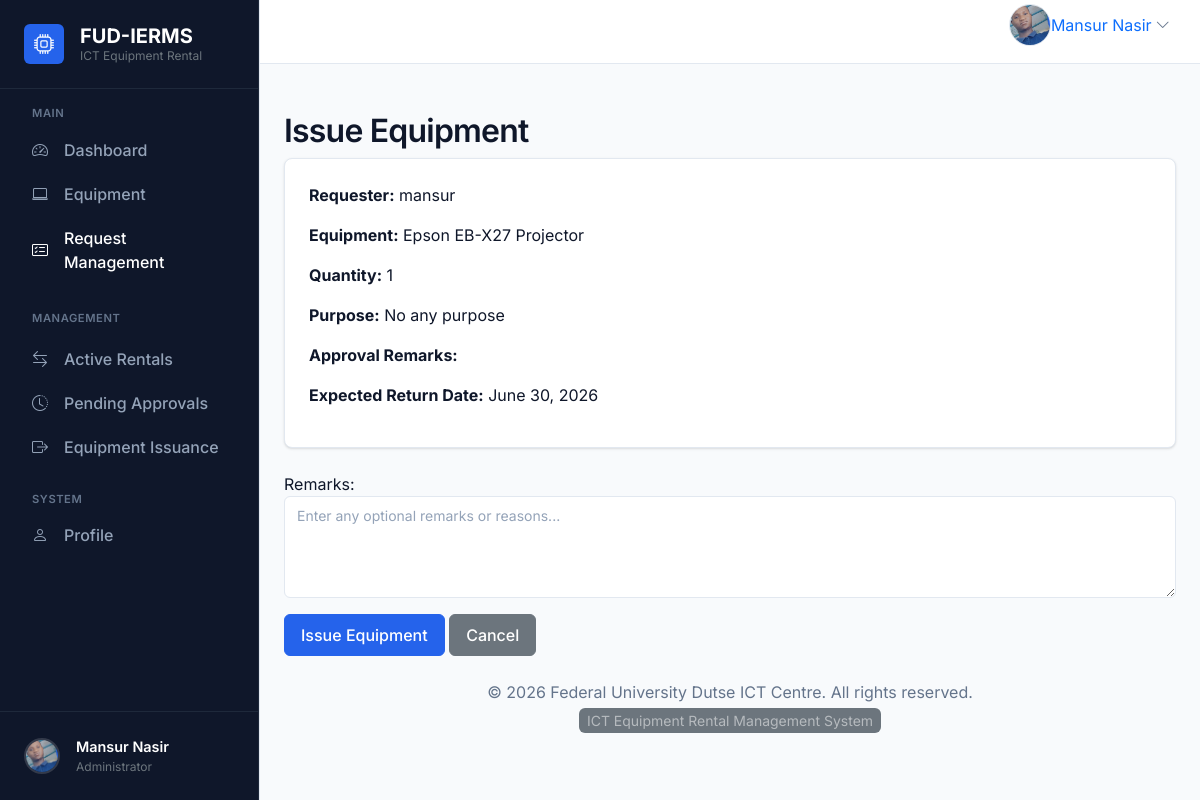
Screenshot of /rentals/11/issue/ (signed in) with the database file from the repository.
### accounts/models.py (models this page shows, shortened)
class User(AbstractUser):
    objects = CustomUserManager()
    class Role(models.TextChoices):
        ADMIN = "ADMIN", "Admin"
        STUDENT = "STUDENT", "Student"
        STAFF = "STAFF", "Staff"
    role = models.CharField(
        max_length=20,
        choices=Role.choices,
        default=Role.STUDENT,
        db_index=True,
    )
    phone = models.CharField(max_length=20, blank=True, db_index=True)
    faculty = models.CharField(max_length=255, blank=True, db_index=True)
    department = models.CharField(max_length=255, blank=True, db_index=True)
    profile_image = models.ImageField(
        upload_to="profile_images/",
        blank=True,
        null=True,
    )
    created_at = models.DateTimeField(auto_now_add=True)
    updated_at = models.DateTimeField(auto_now=True)
    def __str__(self) -> str:
        return self.get_username()
    class Meta:
        verbose_name = "User"
        verbose_name_plural = "Users"
        ordering = ["-created_at"]
        indexes = [
            models.Index(fields=["role"]),
            models.Index(fields=["phone"]),
            models.Index(fields=["faculty"]),
            models.Index(fields=["department"]),
        ]

### rentals/models.py (models this page shows, shortened)
class RentalRequest(models.Model):
    class Status(models.TextChoices):
        PENDING = "PENDING", "Pending"
        APPROVED = "APPROVED", "Approved"
        REJECTED = "REJECTED", "Rejected"
    requester = models.ForeignKey(
        settings.AUTH_USER_MODEL,
        on_delete=models.CASCADE,
        related_name="rental_requests",
    )
    equipment = models.ForeignKey(
        Equipment,
        on_delete=models.CASCADE,
        related_name="rental_requests",
    )
    quantity = models.PositiveIntegerField(default=1)
    purpose = models.TextField()
    request_date = models.DateField()
    expected_return_date = models.DateField()
    status = models.CharField(
        max_length=20,
        choices=Status.choices,
        default=Status.PENDING,
        db_index=True,
    )
    remarks = models.TextField(blank=True)
    approved_date = models.DateField(null=True, blank=True, db_index=True)
    created_at = models.DateTimeField(auto_now_add=True)
    updated_at = models.DateTimeField(auto_now=True)
    class Meta:
        ordering = ["-created_at"]
        indexes = [
            models.Index(fields=["status"]),
            models.Index(fields=["requester"]),
            models.Index(fields=["equipment"]),
            models.Index(fields=["request_date"]),
        ]

### equipment/models.py (models this page shows, shortened)
class Equipment(models.Model):
    class Category(models.TextChoices):
        LAPTOP = "LAPTOP", "Laptop"
        PROJECTOR = "PROJECTOR", "Projector"
        PRINTER = "PRINTER", "Printer"
        SCANNER = "SCANNER", "Scanner"
        CAMERA = "CAMERA", "Camera"
        NETWORKING = "NETWORKING", "Networking Device"
    class Status(models.TextChoices):
        AVAILABLE = "AVAILABLE", "Available"
        UNAVAILABLE = "UNAVAILABLE", "Unavailable"
        MAINTENANCE = "MAINTENANCE", "Maintenance"
    class Condition(models.TextChoices):
        EXCELLENT = "EXCELLENT", "Excellent"
        GOOD = "GOOD", "Good"
        FAIR = "FAIR", "Fair"
        DAMAGED = "DAMAGED", "Damaged"
    name = models.CharField(max_length=255)
    category = models.CharField(
        max_length=50,
        choices=Category.choices,
        default=Category.LAPTOP,
        db_index=True,
    )
    description = models.TextField(blank=True)
    serial_number = models.CharField(max_length=100, unique=True)
    quantity = models.PositiveIntegerField(default=1)
    available_quantity = models.PositiveIntegerField(default=1)
    condition = models.CharField(
        max_length=50,
        choices=Condition.choices,
        default=Condition.EXCELLENT,
    )
    image = models.ImageField(
        upload_to="equipment_images/",
        blank=True,
        null=True,
    )
    status = models.CharField(
        max_length=50,
        choices=Status.choices,
        default=Status.AVAILABLE,
        db_index=True,
    )
    created_at = models.DateTimeField(auto_now_add=True)
    updated_at = models.DateTimeField(auto_now=True)
    class Meta:
        ordering = ["name"]
        indexes = [
            models.Index(fields=["category"]),
            models.Index(fields=["status"]),
        ]

### rentals/views.py (the view, shortened to what this page needs)
# urls.py: path("<int:pk>/issue/", views.IssueEquipmentView.as_view(), name="issue"),
class IssueEquipmentView(LoginRequiredMixin, AdminRequiredMixin, SingleObjectMixin, FormView):
    model = RentalRequest
    template_name = "rentals/issue_equipment.html"
    form_class = AdminRemarksForm
    context_object_name = "rental_request"
    def get(self, request, *args, **kwargs):
        self.object = self.get_object()
        return super().get(request, *args, **kwargs)

### templates/rentals/issue_equipment.html (shortened to what this page needs)
{% extends "base.html" %}
{% block content %}
<div class="container mt-4">
    <h2>Issue Equipment</h2>
    <div class="card mb-4">
        <div class="card-body">
            <p><strong>Requester:</strong> {{ rental_request.requester }}</p>
            <p><strong>Equipment:</strong> {{ rental_request.equipment.name }}</p>
            <p><strong>Quantity:</strong> {{ rental_request.quantity }}</p>
            <p><strong>Purpose:</strong> {{ rental_request.purpose }}</p>
            <p><strong>Approval Remarks:</strong> {{ rental_request.remarks }}</p>
            <p><strong>Expected Return Date:</strong> {{ rental_request.expected_return_date }}</p>
        </div>
    </div>
    <form method="post">
        {{ form.as_p }}
        <button type="submit" class="btn btn-primary">Issue Equipment</button>
        <a href="{% url 'rentals:pending_list' %}" class="btn btn-secondary">Cancel</a>
    </form>
</div>
{% endblock %}

### templates/base.html (shortened to what this page needs)
{% load static %}
<!doctype html>
<html lang="en">
  <head>
    <link
      href="https://cdn.jsdelivr.net/npm/bootstrap@5.3.3/dist/css/bootstrap.min.css"
      rel="stylesheet"
    />
    <link rel="stylesheet" href="https://cdn.jsdelivr.net/npm/bootstrap-icons@1.11.3/font/bootstrap-icons.min.css">
  </head>
  <body>
    <div class="app-shell">
      <aside class="app-sidebar collapse d-lg-block" id="sidebarCollapse">
        {% include "partials/sidebar.html" %}
      </aside>
      <div class="app-main">
        <header class="app-topbar">
          <div class="container-fluid px-3 px-lg-4">
            <div class="topbar-row d-flex align-items-center justify-content-between gap-3">
              <div class="d-flex align-items-center gap-3">
                {% if user.is_authenticated %}
                  <div class="dropdown profile-menu" data-bs-auto-close="true">
                    <a
                      class="profile-toggle d-flex align-items-center text-decoration-none rounded"
                      href="#"
                      id="profileDropdown"
                      role="button"
                      data-bs-toggle="dropdown"
                      aria-expanded="false"
                      aria-label="User menu"
                    >
                      {% if user.profile_image %}
                        <img
                          src="{{ user.profile_image.url }}"
                          alt="{{ user.username }}"
                          class="avatar-img profile-avatar"
                        >
                      {% else %}
                        <div class="avatar-placeholder profile-avatar-placeholder">
                          {{ user.username|slice:":1"|upper }}
                        </div>
                      {% endif %}
                      <span class="profile-name profile-name-full d-none d-md-inline text-nowrap text-truncate" title="{{ user.get_full_name|default:user.username }}">
                        {{ user.get_full_name|default:user.username }}
                      </span>
                      <i class="bi bi-chevron-down ms-1 text-muted profile-chevron" aria-hidden="true"></i>
                    </a>
                  </div>
                {% else %}
                  <a class="btn btn-light" href="{% url 'accounts:login' %}"><i class="bi bi-box-arrow-in-right me-2"></i>Login</a>
                  <a class="btn btn-primary" href="{% url 'accounts:register' %}">Create Account</a>
                {% endif %}
              </div>
            </div>
          </div>
        </header>
        <main class="app-content">
          <div class="container py-4">
        {% block content %}{% endblock content %}
        <footer class="py-4 mt-auto">
          <div class="container text-center">
            <p class="text-muted mb-1">{{ copyright_text }}. All rights reserved.</p>
            <small class="text-white-50 bg-secondary px-2 py-1 rounded">{{ system_name }}</small>
          </div>
        </footer>
      </div>
    </main>
  </body>
</html>

### templates/partials/sidebar.html (shortened to what this page needs)
{% load static %}
{% with current_path=request.path %}
<div class="d-flex flex-column h-100 bg-sidebar" style="background-color: var(--sidebar-bg); border-right: 1px solid #1e293b;">
  <div class="p-4 border-bottom border-secondary d-none d-lg-block" style="border-color: #1e293b !important;">
    <a class="d-flex align-items-center gap-3 text-white text-decoration-none" href="{% url 'home' %}">
      <div class="d-flex align-items-center justify-content-center rounded" style="width: 40px; height: 40px; background-color: var(--primary);">
        <i class="bi bi-cpu text-white fs-5"></i>
      </div>
      <div class="d-flex flex-column">
        <span class="fw-bold fs-5 lh-1 mb-1">FUD-IERMS</span>
        <span class="text-secondary small lh-1" style="font-size: 0.75rem;">ICT Equipment Rental</span>
      </div>
    </a>
  </div>
  <div class="flex-grow-1 overflow-auto py-3">
    <div class="px-3">
      <div class="text-uppercase text-secondary fw-semibold mb-2 px-3" style="font-size: 0.7rem; letter-spacing: 0.05em; color: #64748B !important;">Main</div>
      <nav class="nav flex-column gap-1">
        {% if user.is_authenticated %}
          <a class="nav-link px-3 py-2 rounded d-flex align-items-center gap-3 text-white {% if 'admin-dashboard' in current_path or 'student-dashboard' in current_path or 'staff-dashboard' in current_path %}active bg-primary{% endif %}"
             href="{% url 'accounts:dashboard' %}"
             style="{% if 'admin-dashboard' not in current_path and 'student-dashboard' not in current_path and 'staff-dashboard' not in current_path %}color: #94A3B8 !important;{% endif %} font-weight: 500;">
            <i class="bi bi-speedometer2"></i>
            <span>Dashboard</span>
          </a>
        {% endif %}
        <a class="nav-link px-3 py-2 rounded d-flex align-items-center gap-3 text-white {% if 'equipment' in current_path %}active bg-primary{% endif %}"
           href="{% url 'equipment:list' %}"
           style="{% if 'equipment' not in current_path %}color: #94A3B8 !important;{% endif %} font-weight: 500;">
          <i class="bi bi-laptop"></i>
          <span>Equipment</span>
        </a>
        {% if user.is_authenticated %}
          {% if user.role|upper == 'ADMIN' %}
            <a class="nav-link px-3 py-2 rounded d-flex align-items-center gap-3 text-white {% if 'admin_request_management' in current_path %}active bg-primary{% endif %}"
               href="{% url 'rentals:admin_request_management' %}"
               style="{% if 'rentals' not in current_path or 'pending' in current_path %}color: #94A3B8 !important;{% endif %} font-weight: 500;">
              <i class="bi bi-card-checklist"></i>
              <span>Request Management</span>
            </a>
            <div class="mt-4 mb-2 text-uppercase text-secondary fw-semibold px-3" style="font-size: 0.7rem; letter-spacing: 0.05em; color: #64748B !important;">Management</div>
            <a class="nav-link px-3 py-2 rounded d-flex align-items-center gap-3 text-white {% if 'rentals/active/' in current_path or 'active_rentals' in current_path %}active bg-primary{% endif %}"
               href="{% url 'rentals:active_rentals' %}"
               style="{% if 'rentals/active/' not in current_path and 'active_rentals' not in current_path %}color: #94A3B8 !important;{% endif %} font-weight: 500;">
              <i class="bi bi-arrow-left-right"></i>
              <span>Active Rentals</span>
            </a>
            <a class="nav-link px-3 py-2 rounded d-flex align-items-center gap-3 text-white {% if 'rentals/pending' in current_path %}active bg-primary{% endif %}"
               href="{% url 'rentals:pending_list' %}"
               style="{% if 'rentals/pending' not in current_path %}color: #94A3B8 !important;{% endif %} font-weight: 500;">
              <i class="bi bi-clock-history"></i>
              <span>Pending Approvals</span>
            </a>
            <a class="nav-link px-3 py-2 rounded d-flex align-items-center gap-3 text-white {% if 'rentals/issuance' in current_path %}active bg-primary{% endif %}"
               href="{% url 'rentals:issuance_list' %}"
               style="{% if 'rentals/issuance' not in current_path %}color: #94A3B8 !important;{% endif %} font-weight: 500;">
              <i class="bi bi-box-arrow-right"></i>
              <span>Equipment Issuance</span>
            </a>
          {% endif %}
        {% endif %}
      </nav>
      {% if user.is_authenticated %}
      <div class="mt-4 mb-2 text-uppercase text-secondary fw-semibold px-3" style="font-size: 0.7rem; letter-spacing: 0.05em; color: #64748B !important;">System</div>
      <nav class="nav flex-column gap-1">
        <a class="nav-link px-3 py-2 rounded d-flex align-items-center gap-3 text-white {% if 'profile' in current_path %}active bg-primary{% endif %}"
           href="{% url 'accounts:profile' %}"
           style="{% if 'profile' not in current_path %}color: #94A3B8 !important;{% endif %} font-weight: 500;">
          <i class="bi bi-person"></i>
          <span>Profile</span>
        </a>
      </nav>
      {% endif %}
    </div>
  </div>
  <div class="p-3 border-top border-secondary mt-auto" style="border-color: #1e293b !important;">
    {% if user.is_authenticated %}
      <a href="{% url 'accounts:profile' %}" class="d-flex align-items-center gap-3 text-decoration-none px-2 py-2 rounded hover-bg" style="color: #94A3B8;">
        {% if user.profile_image %}
          <img src="{{ user.profile_image.url }}" alt="{{ user.username }}" class="rounded-circle" style="width: 36px; height: 36px; object-fit: cover; border: 2px solid rgba(255,255,255,0.15);">
        {% else %}
          <div class="d-flex align-items-center justify-content-center rounded-circle fw-bold" style="width: 36px; height: 36px; font-size: 0.875rem; background-color: var(--primary); color: #fff; border: 2px solid rgba(255,255,255,0.15);">
            {{ user.username|slice:":1"|upper }}
          </div>
        {% endif %}
        <div class="d-flex flex-column overflow-hidden">
          <span class="text-white fw-semibold text-truncate" style="max-width: 150px; font-size: 0.9rem;">{{ user.get_full_name|default:user.username }}</span>
          <span class="text-secondary small text-truncate" style="font-size: 0.75rem; max-width: 150px;">{% if user.is_superuser %}Administrator{% else %}{{ user.get_role_display }}{% endif %}</span>
        </div>
      </a>
    {% else %}
      <div class="d-grid gap-2">
        <a class="btn btn-outline-light btn-sm" href="{% url 'accounts:login' %}">Login</a>
        <a class="btn btn-primary btn-sm" href="{% url 'accounts:register' %}">Register</a>
      </div>
    {% endif %}
  </div>
</div>
{% endwith %}

### rows the page displays
User: profile_image (picture), get_full_name "Mansur Nasir"
RentalRequest: requester "mansur", equipment.name "Epson EB-X27 Projector", quantity "1", purpose "No any purpose", expected_return_date "June 30, 2026"

### other values shown
{{ copyright_text }} "© 2026 Federal University Dutse ICT Centre"
{{ system_name }} "ICT Equipment Rental Management System"
